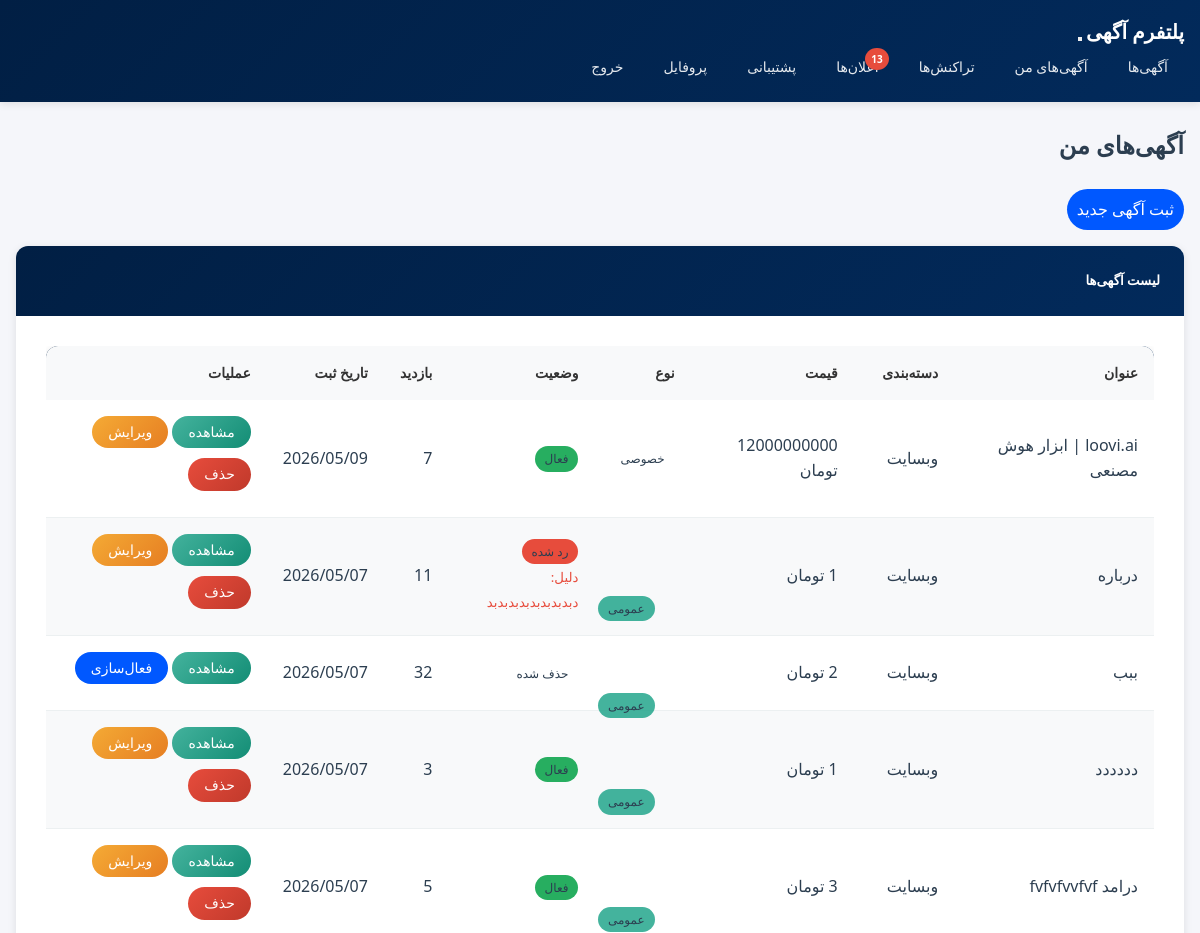
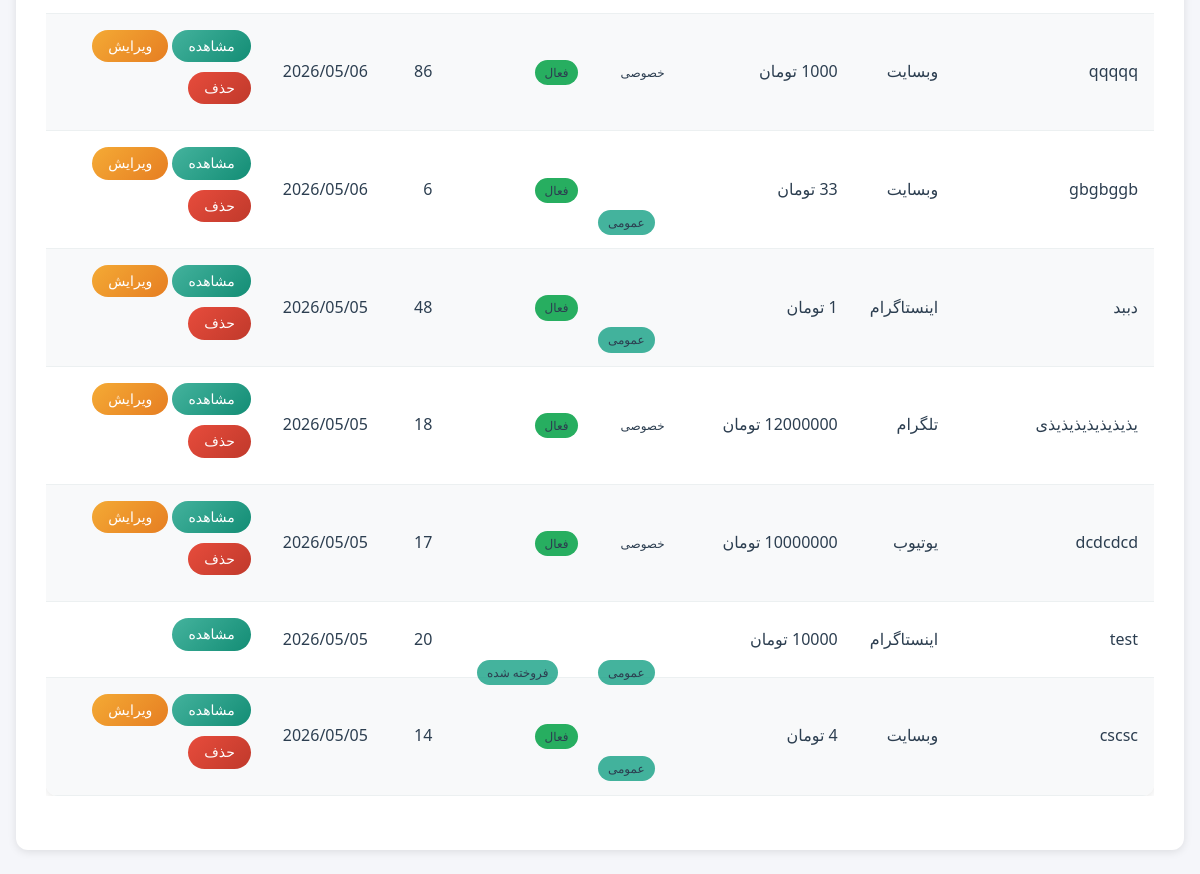
The app's page /listings/my-listings/ (signed in), older data (2 pictures, top to bottom).
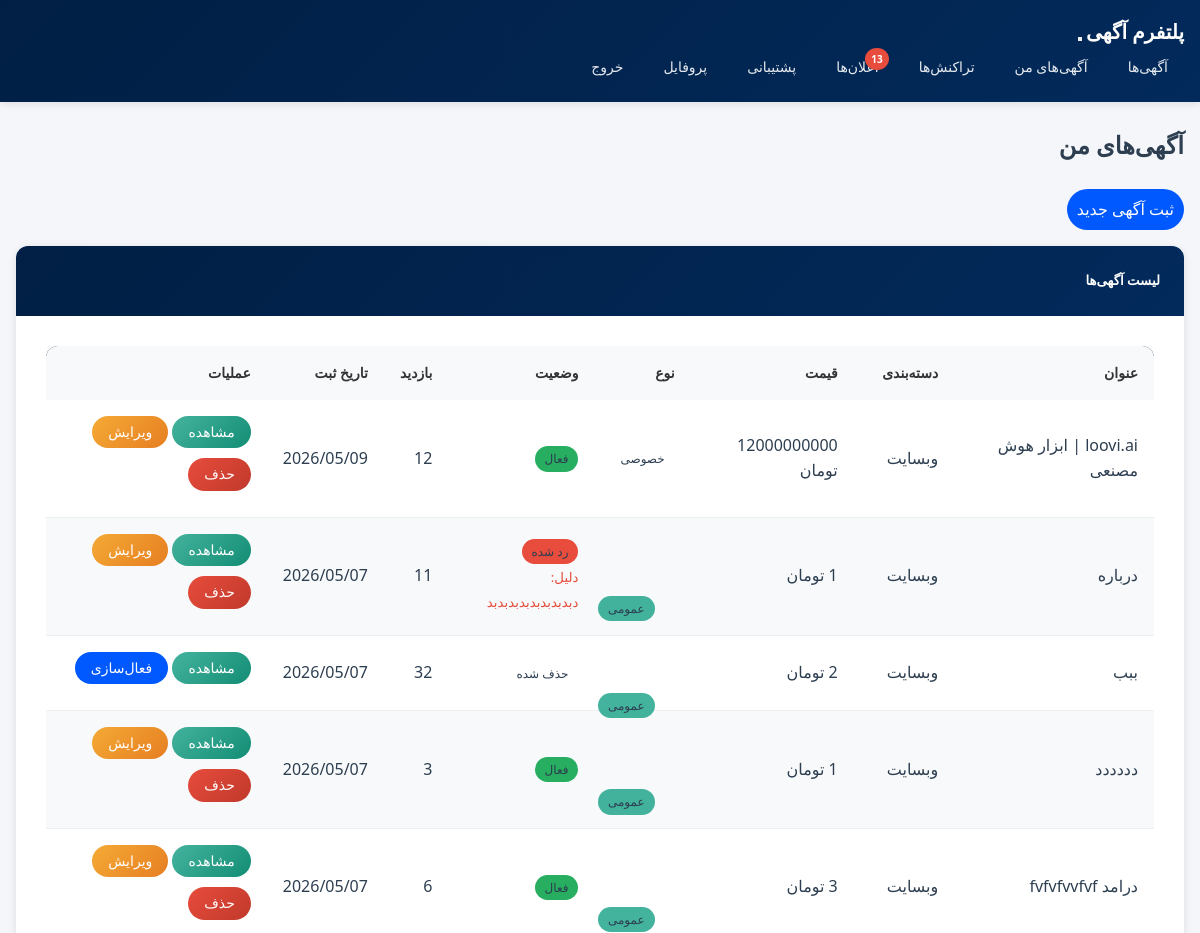
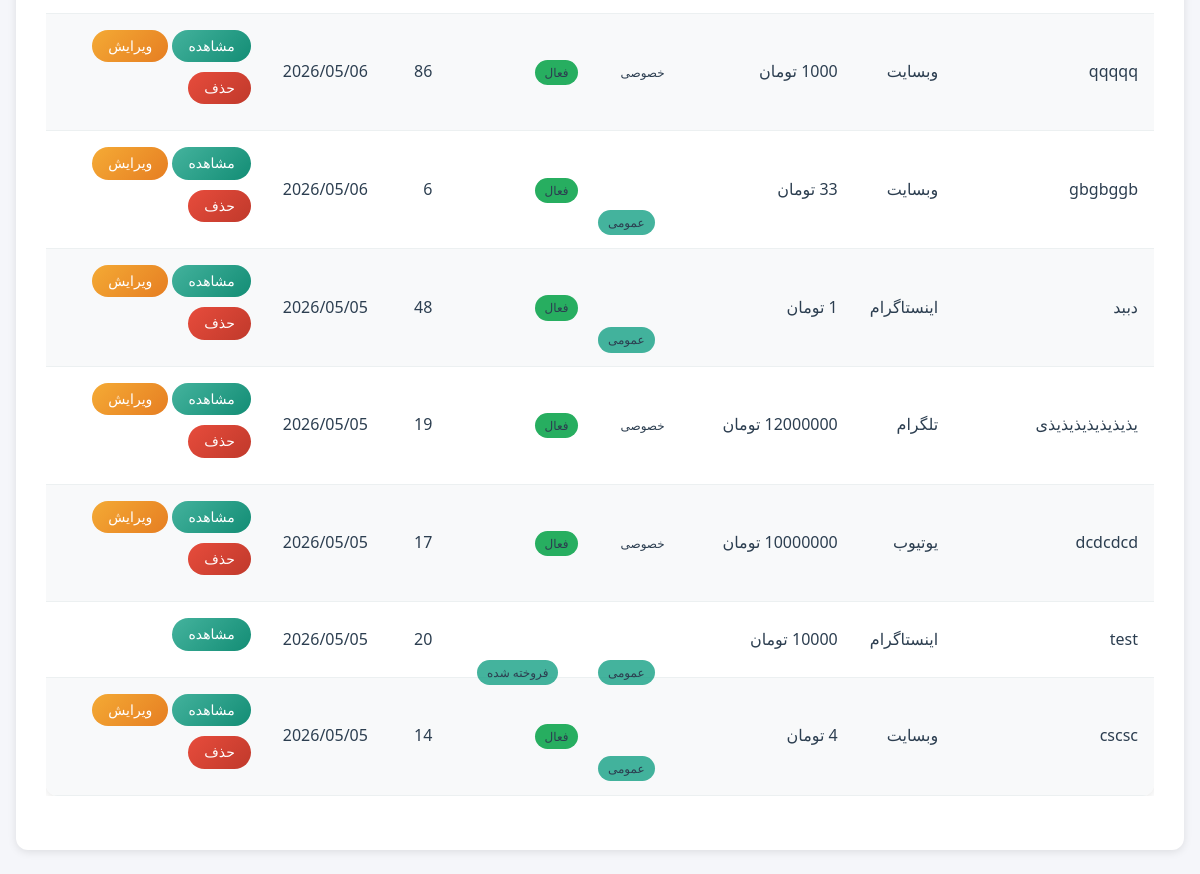
The same page, newer data (2 pictures, top to bottom).
### listings/models.py (models this page shows, shortened)
class Listing(models.Model):
    STATUS_CHOICES = [
        ('pending', 'در انتظار تایید'),
        ('active', 'فعال'),
        ('sold', 'فروخته شده'),
        ('rejected', 'رد شده'),
        ('deleted', 'حذف شده'),
    ]
    """LEVEL_CHOICES = [
        ('beginner', 'مبتدی'),
        ('intermediate', 'متوسط'),
        ('advanced', 'پیشرفته'),
        ('professional', 'حرفه‌ای'),
    ] """
    seller = models.ForeignKey(settings.AUTH_USER_MODEL, on_delete=models.CASCADE, related_name='listings')
    category = models.ForeignKey(Category, on_delete=models.SET_NULL, null=True)
    title = models.CharField(max_length=200)
    description = models.TextField()
    location = models.TextField(max_length=200, null=True, blank=True)
    price = models.DecimalField(max_digits=12, decimal_places=0)
    discount_price = models.DecimalField(max_digits=12, decimal_places=0, null=True, blank=True)
    about_platform = models.TextField(null=True, blank=True)
    """ level = models.CharField(max_length=20, choices=LEVEL_CHOICES, default='beginner', verbose_name='سطح') """
    platform_url = models.URLField()
    followers_count = models.IntegerField(default=0)
    monthly_income = models.DecimalField(null=True, blank=True, max_digits=12, decimal_places=0)
    platform_age = models.IntegerField(default=0)
    most_like = models.IntegerField(null=True, blank=True)
    most_view = models.IntegerField(null=True, blank=True)
    most_comment = models.IntegerField(null=True, blank=True)
    main_image = models.ImageField(upload_to='listings/images/')
    is_preferment = models.BooleanField(default=False, verbose_name='آگهی ارتقا یافته')
    is_income = models.BooleanField(default=True, verbose_name='اگهی به درامد رسیده')
    is_verified = models.BooleanField(default=False, verbose_name='اطلاعات مورد تایید است')
    is_private = models.BooleanField(default=False, verbose_name='آگهی خصوصی')
    status = models.CharField(max_length=20, choices=STATUS_CHOICES, default='pending')
    rejection_reason = models.TextField(blank=True, null=True, verbose_name='دلیل رد')
    views_count = models.IntegerField(default=0)
    created_at = models.DateTimeField(auto_now_add=True)
    updated_at = models.DateTimeField(auto_now=True)
    class Meta:
        ordering = ['-created_at']

class Category(models.Model):
    PLATFORM_CHOICES = [
        ('website', 'وبسایت'),
        ('instagram', 'اینستاگرام'),
        ('telegram', 'تلگرام'),
        ('youtube', 'یوتیوب'),
        ('aparat', 'آپارات'),
        ('other', 'سایر'),
    ]
    name = models.CharField(max_length=100)
    platform = models.CharField(max_length=20, choices=PLATFORM_CHOICES)
    description = models.TextField(blank=True)
    class Meta:
        verbose_name_plural = 'دسته‌بندی‌ها'

### listings/views.py (the view)
# urls.py: path('my-listings/', views.my_listings, name='my_listings'),
@login_required
def my_listings(request):
    listings = Listing.objects.filter(seller=request.user)
    pending_requests = VisitRequest.objects.filter(
        listing__seller=request.user,
        status='pending'
    ).select_related('listing', 'requester')
    return render(request, 'listings/my_listings.html', {
        'listings': listings,
        'pending_requests': pending_requests
    })

### notifications/context_processors.py (called while the page is built)
def unread_notifications_count(request):
    if request.user.is_authenticated:
        count = Notification.objects.filter(recipient=request.user, is_read=False).count()
        return {'unread_notifications_count': count}
    return {'unread_notifications_count': 0}

### templates/listings/my_listings.html (shortened to what this page needs)
{% extends 'base.html' %}
{% block content %}
<h2 class="mb-4">آگهی‌های من</h2>
<a href="{% url 'listings:listing_create' %}" class="btn btn-success mb-3">ثبت آگهی جدید</a>
<div class="card">
    <div class="card-header">
        <h5 class="mb-0">لیست آگهی‌ها</h5>
    </div>
    <div class="card-body">
        <div class="table-responsive">
            <table class="table table-striped">
                <thead>
                    <tr>
                        <th>عنوان</th>
                        <th>دسته‌بندی</th>
                        <th>قیمت</th>
                        <th>نوع</th>
                        <th>وضعیت</th>
                        <th>بازدید</th>
                        <th>تاریخ ثبت</th>
                        <th>عملیات</th>
                    </tr>
                </thead>
                <tbody>
                    {% for listing in listings %}
                        <tr>
                            <td>{{ listing.title }}</td>
                            <td>{{ listing.category.name }}</td>
                            <td>{{ listing.price|floatformat:0 }} تومان</td>
                            <td>
                                {% if listing.is_private %}
                                    <span class="badge bg-secondary">خصوصی</span>
                                {% else %}
                                    <span class="badge bg-info">عمومی</span>
                                {% endif %}
                            </td>
                            <td>
                                <span class="badge bg-{% if listing.status == 'active' %}success{% elif listing.status == 'sold' %}info{% elif listing.status == 'rejected' %}danger{% elif listing.status == 'deleted' %}secondary{% else %}warning{% endif %}">
                                    {{ listing.get_status_display }}
                                </span>
                                {% if listing.status == 'rejected' and listing.rejection_reason %}
                                    <br>
                                    <small class="text-danger">دلیل: {{ listing.rejection_reason }}</small>
                                {% endif %}
                            </td>
                            <td>{{ listing.views_count }}</td>
                            <td>{{ listing.created_at|date:"Y/m/d" }}</td>
                            <td>
                                <a href="{% url 'listings:listing_detail' listing.pk %}" class="btn btn-sm btn-info">مشاهده</a>
                                {% if listing.status != 'deleted' and listing.status != 'sold' %}
                                    <a href="{% url 'listings:listing_edit' listing.pk %}" class="btn btn-sm btn-warning">ویرایش</a>
                                    <a href="{% url 'listings:listing_delete' listing.pk %}" class="btn btn-sm btn-danger">حذف</a>
                                {% endif %}
                                {% if listing.status == 'deleted' %}
                                    <a href="{% url 'listings:listing_activate' listing.pk %}" class="btn btn-sm btn-success">فعال‌سازی</a>
                                {% endif %}
                            </td>
                        </tr>
                    {% empty %}
                        <tr>
                            <td colspan="8" class="text-center">شما هنوز آگهی ثبت نکرده‌اید.</td>
                        </tr>
                    {% endfor %}
                </tbody>
            </table>
        </div>
    </div>
</div>
{% endblock %}

Row changes from the older to the newer data that the page shows:
changed Listing "loovi.ai | ابزار هوش مصنعی": views_count "7" → "12"
changed Listing "درامد fvfvfvvfvf": views_count "5" → "6"
changed Listing "یذیذیذیذیذیذیذی": views_count "18" → "19"
